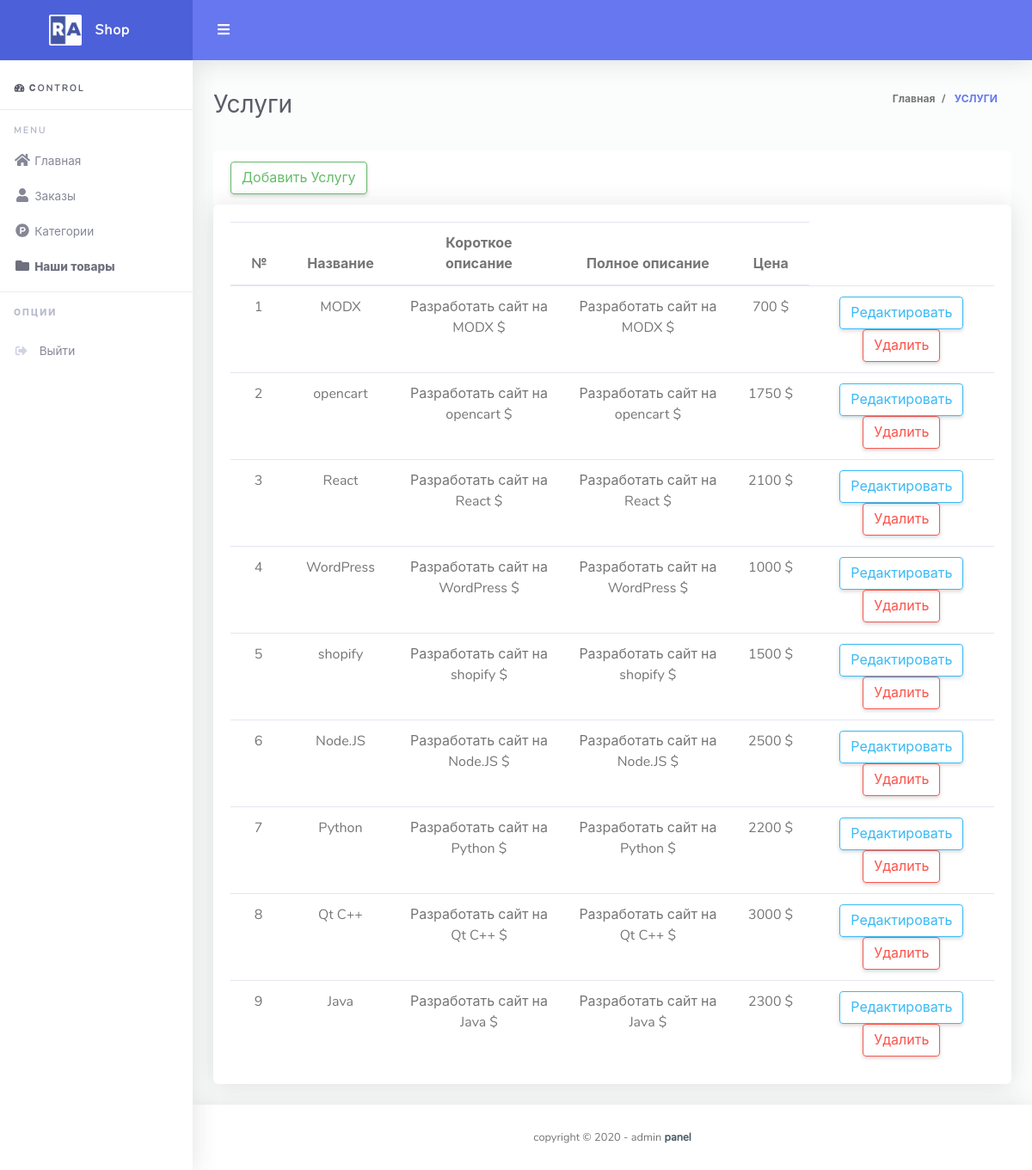
The page /admin/services.php on the database as committed earlier.
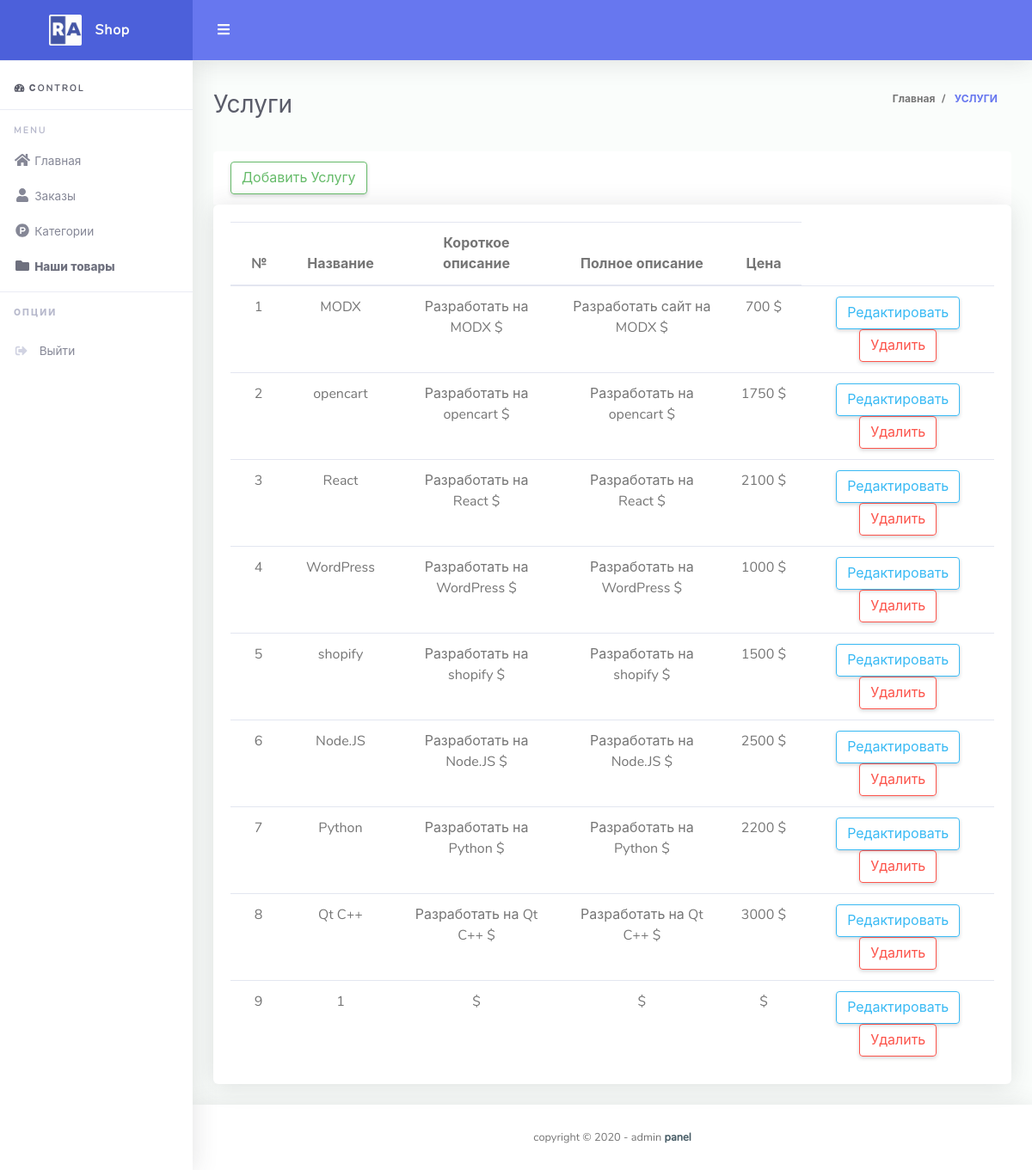
The same page on the database as committed later.
### tables this page shows
CREATE TABLE `services` (
  `id` int(11) NOT NULL,
  `title` varchar(255) NOT NULL,
  `short_description` text NOT NULL,
  `full_description` text NOT NULL,
  `cost` varchar(10) NOT NULL,
  `img` longblob NOT NULL
);

### admin/services.php (the view, shortened to what this page needs)
<?php
include $_SERVER['DOCUMENT_ROOT'] . "/configs/db.php";
$page = "Услуги"
?>
<!DOCTYPE html>
<html lang="en">
<head>
    <?php include $_SERVER['DOCUMENT_ROOT'] . "/admin/parts/head.php" ?>
</head>
<body id="page-top">
<div id="wrapper">
    <?php
    include $_SERVER['DOCUMENT_ROOT'] . "/admin/parts/nav.php"
    ?>
    <div id="content-wrapper" class="d-flex flex-column">
        <div id="content">
            <nav class="navbar navbar-expand navbar-light bg-navbar topbar mb-4 static-top">
                <button id="sidebarToggleTop" class="btn btn-link rounded-circle mr-3">
                    <i class="fa fa-bars"></i>
                </button>
            </nav>
            <div class="container-fluid" id="container-wrapper">
                <?php
                include $_SERVER['DOCUMENT_ROOT'] . "/admin/parts/breadcrumb.php"
                ?>
                <div class="row">
                    <div id="" class="col-lg-12">
                       <div class="card-header">
                                <a  href="http://itfive.local/admin/options/services/add_service.php" class="btn btn-outline-success">Добавить Услугу</a>
                            </div>
                        <div class="card mb-4 text-center">
                            <div class="card-body table-full-width table-responsive">
                                <table class="table" id="table_orders">
                                  <thead>
                                    <tr>
                                      <th scope="col">№</th>
                                      <th scope="col">Название</th>
                                      <th scope="col">Короткое описание</th>
                                      <th scope="col">Полное описание</th>
                                      <th scope="col">Цена</th>
                                    </tr>
                                  </thead>
                                        <tbody>
                                                <?php
                                                $sql = "SELECT * FROM services";
                                                $result = $connect->query($sql);
                                                while ($row = mysqli_fetch_assoc($result)) {
                                                    ?>
                                                    <tr>
                                                        <td><?php echo $row['id']; ?></td>
                                                        <td><?php echo $row['title']; ?></td>
                                                        <td><?php echo $row['short_description']; ?> $</td>
                                                        <td><?php echo $row['full_description']; ?> $</td>
                                                        <td><?php echo $row['cost']; ?> $</td>
                                                        <td>
                                                            <a class="btn-group" role="group" aria-label="Basic example">
                                                                <a href="options/services/edit_service.php?id=<?php echo $row['id']; ?>"  class="btn btn-outline-info">Редактировать</a>
                                                                 <a href="options/services/delete_service.php?id=<?php echo $row['id']; ?>"  class="btn btn-outline-danger">Удалить</a>
                                                            </div>
                                                        </td>
                                                    </tr>
                                                    <?php
                                                    }
                                                    ?>
        <?php include $_SERVER['DOCUMENT_ROOT'] . "/admin/parts/footer.php" ?>
</body>
</html>

### admin/parts/head.php (shortened to what this page needs)
<link href="https://cdnjs.cloudflare.com/ajax/libs/font-awesome/5.12.1/css/all.min.css" rel="stylesheet"
      type="text/css">
<link href="http://<?php echo $_SERVER['HTTP_HOST']?>/admin/assets/vendor/bootstrap/css/bootstrap.min.css" rel="stylesheet" type="text/css">
<link href="http://<?php echo $_SERVER['HTTP_HOST']?>/admin/assets/css/ruang-admin.min.css" rel="stylesheet">
<link href="http://<?php echo $_SERVER['HTTP_HOST']?>/admin/assets/vendor/datatables/dataTables.bootstrap4.min.css" rel="stylesheet">
<link href="http://<?php echo $_SERVER['HTTP_HOST']?>/admin/assets/css/main.css" rel="stylesheet">

### admin/parts/nav.php
<ul class="navbar-nav sidebar sidebar-light accordion" id="accordionSidebar">
    <a class="sidebar-brand d-flex align-items-center justify-content-center" href="/admin">
        <div class="sidebar-brand-icon">
            <img src="http://<?php echo $_SERVER['HTTP_HOST']?>/admin/assets/img/logo/logo2.png">
        </div>
        <div class="sidebar-brand-text mx-3">Shop</div>
    </a>
    <hr class="sidebar-divider my-0">
    <div class="sidebar-heading mt-4 text-dark">
        <i class="fas fa-fw fa-tachometer-alt"></i>
        <span>Сontrol</span>
    </div>
    <hr class="sidebar-divider">
    <div class="sidebar-heading">
        Menu
    </div>
    <li class="nav-item <?php if ($page == "Главная"){echo 'active';}?>">
        <a class="nav-link" href="http://<?php echo $_SERVER['HTTP_HOST']?>/admin">
            <i class="fas fa-fw fa-home"></i>
            <span>Главная</span>
        </a>
    </li>
    <li class="nav-item <?php if ($page == 'Заказы'){echo 'active';}?>">
        <a class="nav-link" href="http://<?php echo $_SERVER['HTTP_HOST']?>/admin/orders.php">
            <i class="fas fa-fw fa-user"></i>
            <span>Заказы</span>
        </a>
    </li>
    <li class="nav-item <?php if ($page == 'Категории'){echo 'active';}?>">
        <a class="nav-link collapsed" href="http://<?php echo $_SERVER['HTTP_HOST']?>/admin/categories.php">
            <i class="fab fa-fw fa-product-hunt"></i>
            <span>Категории</span>
        </a>
    </li>
    <li class="nav-item <?php if ($page == 'Услуги'){echo 'active';}?>">
        <a class="nav-link" href="http://<?php echo $_SERVER['HTTP_HOST']?>/admin/services.php">
            <i class="fas fa-fw fa-folder"></i>
            <span>Наши товары</span>
        </a>
    </li>
    <hr class="sidebar-divider">
    <div class="sidebar-heading">
        Опции
    </div>
    <li class="nav-item mt-2">
        <a class="nav-link" href="login.html">
            <i class="fas fa-sign-out-alt fa-sm fa-fw mr-2 text-gray-400"></i>
            <span>Выйти</span>
        </a>
    </li>
</ul>

### admin/parts/breadcrumb.php
<?php
	if ($page == "Категории" || $page == "Редактировать категорию" || $page == "Удалить категорию" || $page == "Заказы" || $page == "Услуги" || $page=="Добавить категорию" || $page == "Изменить категорию услуг" || $page == "Изменить услуги" || $page == "Добавить услуги") {
    ?>
    <div class="d-sm-flex align-items-center justify-content-between mb-4">
        <h1 class="h3 mb-0 text-gray-800 text-capitalize"><?php echo $page ?></h1>
        <ol class="breadcrumb">
            <li class="breadcrumb-item"><a class="text-muted" href="/admin/">Главная</a></li>
            <li class="breadcrumb-item active text-uppercase" aria-current="page"><a href="<?php echo $page ?>.php"> <?php echo $page ?></a></li>
        </ol>
    </div>
    <?php
}
?>

### admin/parts/footer.php
<footer class="sticky-footer bg-white">
    <div class="container my-auto">
        <div class="copyright text-center my-auto">
            <span>copyright &copy; <?php echo(date(" Y ")); ?> - admin
              <b><a href="/admin" target="_blank">panel</a></b>
            </span>
        </div>
    </div>
</footer>

### admin/assets/css/main.css (style rules this page uses)
.card .table td { padding-right: 1rem; padding-left: 1rem; }

Rows that differ between the two databases and show on the page:
changed services "MODX": short_description "Разработать сайт на MODX" → "Разработать на MODX"
changed services "opencart": short_description "Разработать сайт на opencart" → "Разработать на opencart"; full_description "Разработать сайт на opencart" → "Разработать на opencart"
changed services "React": short_description "Разработать сайт на React" → "Разработать на React"; full_description "Разработать сайт на React" → "Разработать на React"
changed services "WordPress": short_description "Разработать сайт на WordPress" → "Разработать на WordPress"; full_description "Разработать сайт на WordPress" → "Разработать на WordPress"
changed services "shopify": short_description "Разработать сайт на shopify" → "Разработать на shopify"; full_description "Разработать сайт на shopify" → "Разработать на shopify"
changed services "Node.JS": short_description "Разработать сайт на Node.JS" → "Разработать на Node.JS"; full_description "Разработать сайт на Node.JS" → "Разработать на Node.JS"
changed services "Python": short_description "Разработать сайт на Python" → "Разработать на Python"; full_description "Разработать сайт на Python" → "Разработать на Python"
changed services "Qt C++": short_description "Разработать сайт на Qt C++" → "Разработать на Qt C++"; full_description "Разработать сайт на Qt C++" → "Разработать на Qt C++"
changed services id 9: title "Java" → "1"; short_description "Разработать сайт на Java" → (not shown); full_description "Разработать сайт на Java" → (not shown); cost "2300" → (not shown)
